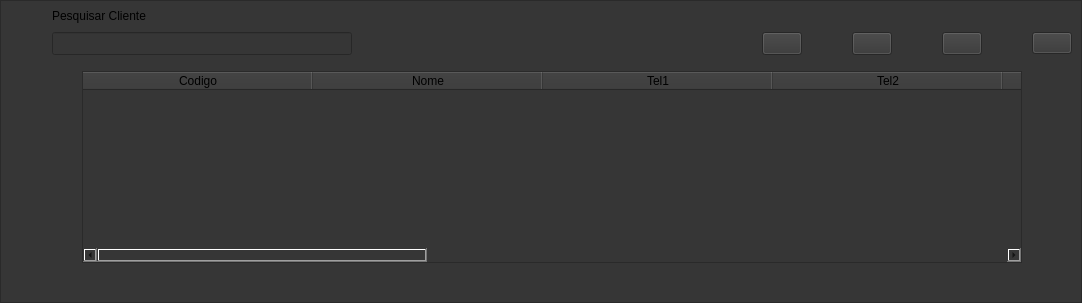
        <widget class="QWidget" name="Cliente">
         <property name="sizePolicy">
          <sizepolicy hsizetype="Preferred" vsizetype="Preferred">
           <horstretch>0</horstretch>
           <verstretch>0</verstretch>
          </sizepolicy>
         </property>
         <property name="minimumSize">
          <size>
           <width>0</width>
           <height>0</height>
          </size>
         </property>
         <layout class="QHBoxLayout" name="horizontalLayout_8">
          <property name="leftMargin">
           <number>0</number>
          </property>
          <property name="topMargin">
           <number>0</number>
          </property>
          <property name="rightMargin">
           <number>0</number>
          </property>
          <property name="bottomMargin">
           <number>0</number>
          </property>
          <item>
           <widget class="QFrame" name="frame_2">
            <property name="sizePolicy">
             <sizepolicy hsizetype="Preferred" vsizetype="MinimumExpanding">
              <horstretch>0</horstretch>
              <verstretch>0</verstretch>
             </sizepolicy>
            </property>
            <property name="minimumSize">
             <size>
              <width>400</width>
              <height>0</height>
             </size>
            </property>
            <property name="maximumSize">
             <size>
              <width>1920</width>
              <height>1080</height>
             </size>
            </property>
            <property name="styleSheet">
             <string notr="true">background-color: rgb(54, 54, 54);</string>
            </property>
            <property name="frameShape">
             <enum>QFrame::StyledPanel</enum>
            </property>
            <property name="frameShadow">
             <enum>QFrame::Raised</enum>
            </property>
            <layout class="QVBoxLayout" name="verticalLayout_4">
             <property name="leftMargin">
              <number>11</number>
             </property>
             <property name="topMargin">
              <number>5</number>
             </property>
             <item>
              <layout class="QHBoxLayout" name="horizontalLayout_7">
               <item>
                <spacer name="horizontalSpacer_3">
                 <property name="orientation">
                  <enum>Qt::Horizontal</enum>
                 </property>
                 <property name="sizeType">
                  <enum>QSizePolicy::Fixed</enum>
                 </property>
                 <property name="sizeHint" stdset="0">
                  <size>
                   <width>40</width>
                   <height>20</height>
                  </size>
                 </property>
                </spacer>
               </item>
               <item>
                <widget class="QLabel" name="label">
                 <property name="sizePolicy">
                  <sizepolicy hsizetype="Preferred" vsizetype="Preferred">
                   <horstretch>0</horstretch>
                   <verstretch>0</verstretch>
                  </sizepolicy>
                 </property>
                 <property name="font">
                  <font>
                   <pointsize>9</pointsize>
                  </font>
                 </property>
                 <property name="text">
                  <string>Pesquisar Cliente</string>
                 </property>
                </widget>
               </item>
              </layout>
             </item>
             <item>
              <layout class="QHBoxLayout" name="horizontalLayout_3">
               <property name="spacing">
                <number>10</number>
               </property>
               <property name="topMargin">
                <number>0</number>
               </property>
               <property name="bottomMargin">
                <number>0</number>
               </property>
               <item>
                <spacer name="horizontalSpacer_2">
                 <property name="orientation">
                  <enum>Qt::Horizontal</enum>
                 </property>
                 <property name="sizeType">
                  <enum>QSizePolicy::Fixed</enum>
                 </property>
                 <property name="sizeHint" stdset="0">
                  <size>
                   <width>40</width>
                   <height>20</height>
                  </size>
                 </property>
                </spacer>
               </item>
               <item>
                <widget class="QLineEdit" name="search_client">
                 <property name="sizePolicy">
                  <sizepolicy hsizetype="Preferred" vsizetype="Minimum">
                   <horstretch>0</horstretch>
                   <verstretch>0</verstretch>
                  </sizepolicy>
                 </property>
                 <property name="minimumSize">
                  <size>
                   <width>300</width>
                   <height>0</height>
                  </size>
                 </property>
                 <property name="font">
                  <font>
                   <pointsize>10</pointsize>
                  </font>
                 </property>
                </widget>
               </item>
               <item>
                <spacer name="horizontalSpacer">
                 <property name="orientation">
                  <enum>Qt::Horizontal</enum>
                 </property>
                 <property name="sizeType">
                  <enum>QSizePolicy::Fixed</enum>
                 </property>
                 <property name="sizeHint" stdset="0">
                  <size>
                   <width>400</width>
                   <height>20</height>
                  </size>
                 </property>
                </spacer>
               </item>
               <item>
                <layout class="QHBoxLayout" name="horizontalLayout_4">
                 <property name="spacing">
                  <number>50</number>
                 </property>
                 <item>
                  <widget class="QPushButton" name="new_client">
                   <property name="sizePolicy">
                    <sizepolicy hsizetype="Preferred" vsizetype="Preferred">
                     <horstretch>0</horstretch>
                     <verstretch>0</verstretch>
                    </sizepolicy>
                   </property>
                   <property name="minimumSize">
                    <size>
                     <width>0</width>
                     <height>0</height>
                    </size>
                   </property>
                   <property name="text">
                    <string/>
                   </property>
                   <property name="icon">
                    <iconset>
                     <normaloff>:/Icons/add_cliente.png</normaloff>:/Icons/add_cliente.png</iconset>
                   </property>
                   <property name="iconSize">
                    <size>
                     <width>32</width>
                     <height>32</height>
                    </size>
                   </property>
                  </widget>
                 </item>
                 <item>
                  <widget class="QPushButton" name="edit_client">
                   <property name="sizePolicy">
                    <sizepolicy hsizetype="Preferred" vsizetype="Preferred">
                     <horstretch>0</horstretch>
                     <verstretch>0</verstretch>
                    </sizepolicy>
                   </property>
                   <property name="text">
                    <string/>
                   </property>
                   <property name="icon">
                    <iconset>
                     <normaloff>:/Icons/editar.png</normaloff>:/Icons/editar.png</iconset>
                   </property>
                   <property name="iconSize">
                    <size>
                     <width>32</width>
                     <height>32</height>
                    </size>
                   </property>
                  </widget>
                 </item>
                 <item>
                  <widget class="QPushButton" name="delete_client">
                   <property name="sizePolicy">
                    <sizepolicy hsizetype="Minimum" vsizetype="Preferred">
                     <horstretch>0</horstretch>
                     <verstretch>0</verstretch>
                    </sizepolicy>
                   </property>
                   <property name="text">
                    <string/>
                   </property>
                   <property name="icon">
                    <iconset>
                     <normaloff>:/Icons/Limpar.png</normaloff>:/Icons/Limpar.png</iconset>
                   </property>
                   <property name="iconSize">
                    <size>
                     <width>32</width>
                     <height>32</height>
                    </size>
                   </property>
                  </widget>
                 </item>
                 <item>
                  <widget class="QPushButton" name="back_1">
                   <property name="text">
                    <string/>
                   </property>
                   <property name="icon">
                    <iconset>
                     <normaloff>:/Icons/back.png</normaloff>:/Icons/back.png</iconset>
                   </property>
                   <property name="iconSize">
                    <size>
                     <width>32</width>
                     <height>32</height>
                    </size>
                   </property>
                  </widget>
                 </item>
                </layout>
               </item>
              </layout>
             </item>
             <item>
              <layout class="QVBoxLayout" name="verticalLayout_3">
               <property name="leftMargin">
                <number>70</number>
               </property>
               <property name="topMargin">
                <number>10</number>
               </property>
               <property name="rightMargin">
                <number>50</number>
               </property>
               <property name="bottomMargin">
                <number>30</number>
               </property>
               <item>
                <widget class="QTableWidget" name="table_Cliente">
                 <property name="sizePolicy">
                  <sizepolicy hsizetype="Preferred" vsizetype="MinimumExpanding">
                   <horstretch>0</horstretch>
                   <verstretch>0</verstretch>
                  </sizepolicy>
                 </property>
                 <property name="font">
                  <font>
                   <pointsize>8</pointsize>
                  </font>
                 </property>
                 <property name="editTriggers">
                  <set>QAbstractItemView::NoEditTriggers</set>
                 </property>
                 <property name="columnCount">
                  <number>11</number>
                 </property>
                 <attribute name="horizontalHeaderCascadingSectionResizes">
                  <bool>false</bool>
                 </attribute>
                 <attribute name="horizontalHeaderMinimumSectionSize">
                  <number>195</number>
                 </attribute>
                 <attribute name="horizontalHeaderDefaultSectionSize">
                  <number>230</number>
                 </attribute>
                 <attribute name="horizontalHeaderShowSortIndicator" stdset="0">
                  <bool>false</bool>
                 </attribute>
                 <attribute name="horizontalHeaderStretchLastSection">
                  <bool>true</bool>
                 </attribute>
                 <attribute name="verticalHeaderVisible">
                  <bool>false</bool>
                 </attribute>
                 <column>
                  <property name="text">
                   <string>Codigo</string>
                  </property>
                 </column>
                 <column>
                  <property name="text">
                   <string>Nome</string>
                  </property>
                 </column>
                 <column>
                  <property name="text">
                   <string>Tel1</string>
                  </property>
                 </column>
                 <column>
                  <property name="text">
                   <string>Tel2</string>
                  </property>
                 </column>
                 <column>
                  <property name="text">
                   <string>Endereço</string>
                  </property>
                 </column>
                 <column>
                  <property name="text">
                   <string>Bairro</string>
                  </property>
                 </column>
                 <column>
                  <property name="text">
                   <string>Cidade</string>
                  </property>
                 </column>
                 <column>
                  <property name="text">
                   <string>Email</string>
                  </property>
                 </column>
                 <column>
                  <property name="text">
                   <string>CPF</string>
                  </property>
                 </column>
                 <column>
                  <property name="text">
                   <string>Data</string>
                  </property>
                 </column>
                 <column>
                  <property name="text">
                   <string>Descriçao</string>
                  </property>
                 </column>
                </widget>
               </item>
              </layout>
             </item>
            </layout>
           </widget>
          </item>
         </layout>
        </widget>
